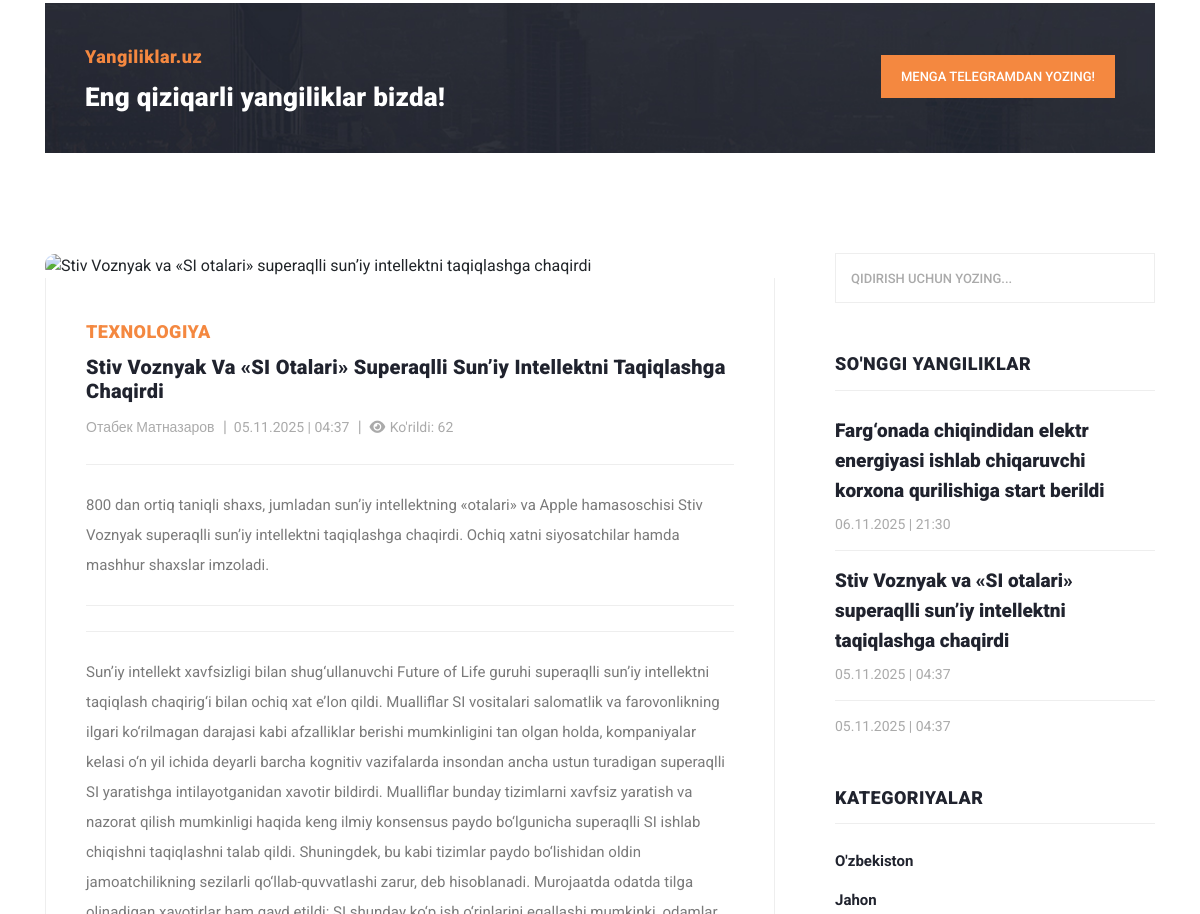
Before: /?controller=news_view&id=6 (middle part) with the older database file.
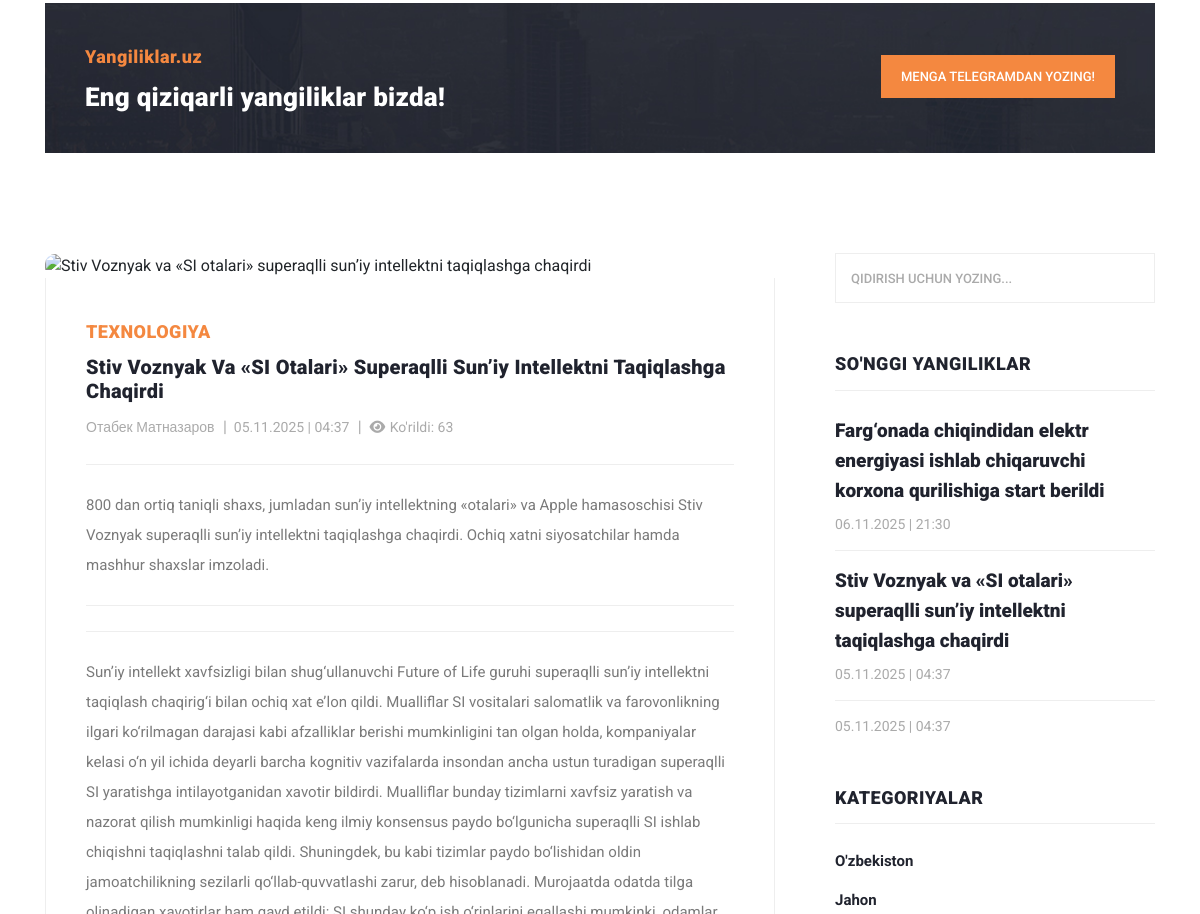
After: the same page with the newer database file.
### tables this page shows
CREATE TABLE `news`
(
    `id`          INTEGER PRIMARY KEY AUTOINCREMENT,
    `author_id`   INTEGER NOT NULL,
    `is_banner`   INTEGER DEFAULT 0 CHECK (is_banner IN (0, 1)), -- 0=yo'q, 1=ha
    `title`       TEXT    NOT NULL,
    `description` TEXT,
    `category_id` INTEGER NOT NULL,
    `image`       TEXT    DEFAULT NULL,
    `body`        TEXT    DEFAULT NULL,
    `seen_count`  INTEGER DEFAULT 0 CHECK (seen_count >= 0),
    `created_at`  TEXT    DEFAULT (datetime('now', '+5 hours')), -- sqlite da datetime turi yo'q
    `updated_at`  TEXT    DEFAULT (datetime('now', '+5 hours')),
    `status`      INTEGER DEFAULT 1 CHECK (status IN (0, 1))    -- 0=nofaol, 1=faol

);

CREATE TABLE `category`
(
    `id`     INTEGER PRIMARY KEY AUTOINCREMENT,
    `name`   TEXT NOT NULL,
    `status` BOOLEAN DEFAULT TRUE
);

CREATE TABLE `author`
(
  `id` INTEGER PRIMARY KEY AUTOINCREMENT,
  `name` VARCHAR(100) NOT NULL,
  `status` BOOLEAN DEFAULT TRUE
);

### views/view.php (called while the page is built, shortened)
<?php
require_once __DIR__ . '/widgets/header.php';
require_once __DIR__ . '/widgets/view-main-content.php';
require_once __DIR__ . '/widgets/footer.php';

### index.php (called while the page is built)
<?php
require_once __DIR__ . '/controllers/mainController.php';

### models/news.php (called while the page is built, shortened)
<?php
function getLastNews(): array
{
    global $pdo;
    $sql = "SELECT
                `N`.`id` AS `news_id`,
                `A`.`name` AS `muallif`,
                `N`.`title` AS `sarlavha`,
                `N`.`description` AS `qisqa_tavsif`,
                `C`.`name` AS `kategoriya`,
                `N`.`image` AS `rasm`,
               -- `N`.`body` AS `yangilik_matni`,
                `N`.`seen_count` AS `kurishlar_soni`,
                DATETIME(`N`.`created_at`, 'localtime') AS `yaratilgan_vaqti`  -- device localtime da vaqtni ko'rsatish
                -- `N`.`created_at` AS `yaratilgan_vaqti`      -- GMT+5 da ko'rsatish
            FROM `news` AS `N`
            JOIN `category` AS `C`
             ON `N`.`category_id` = `C`.`id`
            JOIN `author` AS `A`
            ON `N`.`author_id` = `A`.`id`
            WHERE `N`.`status` = " . ACTIVE .
        " ORDER BY `yaratilgan_vaqti` DESC
            LIMIT 3";
    $stmt = $pdo->prepare($sql);
    $stmt->execute();
    return $stmt->fetchAll(PDO::FETCH_ASSOC);
}
function getNewsById(int $id): array
{
    global $pdo;
    $sql = "SELECT
                `N`.`id` AS `news_id`,
                `A`.`name` AS `muallif`,
                `N`.`title` AS `sarlavha`,
                `N`.`description` AS `qisqa_tavsif`,
                `C`.`name` AS `kategoriya`,
                `N`.`image` AS `rasm`,
                `N`.`body` AS `yangilik_matni`,
                `N`.`seen_count` AS `kurishlar_soni`,
                DATETIME(`N`.`created_at`, 'localtime') AS `yaratilgan_vaqti`  -- device localtime da vaqtni ko'rsatish
            FROM `news` AS `N`
            LEFT JOIN `category` AS `C`
             ON `N`.`category_id` = `C`.`id` AND `C`.`status` = " . ACTIVE . "
            JOIN `author` AS `A`
            ON `N`.`author_id` = `A`.`id`
            WHERE `N`.`status` = " . ACTIVE .
        " AND `N`.`id` = :id " .
        " LIMIT 1 ; ";
    $stmt = $pdo->prepare($sql);
    $stmt->bindParam(':id', $id, PDO::PARAM_INT);
    $stmt->execute();
    return $stmt->fetch(PDO::FETCH_ASSOC);
}

### helpers.php (called while the page is built, shortened)
<?php
function getImage(string $table_name, int $id, mixed $filename): string
{
    $relativePath = "uploads/$table_name/$id/$filename";
    return '/assets/images/no_image.png';
}

### controllers/imports.php (called while the page is built, shortened)
<?php
$categories = getCategories();
$news = getLastNews();

### models/categories.php (called while the page is built)
<?php
function getCategories(): array
{
    global $pdo;
    $sql = "SELECT
                `name`
            FROM `category`
            WHERE `status` = " . ACTIVE . "
            ORDER BY `id`
            ";
    $stmt = $pdo->prepare($sql);
    $stmt->execute();
    return $stmt->fetchAll(PDO::FETCH_ASSOC);
}

### views/widgets/view-main-content.php (the view, shortened to what the changed rows need)
<section class="call-to-action">
    <div class="container">
        <div class="row">
            <div class="col-lg-12">
                <div class="main-content">
                    <div class="row">
                        <div class="col-lg-8">
                            <span><?= SITE_NAME ?? 'Bu yerda sayt nomi' ?></span>
                            <h4> <?= SLOGAN ?> </h4>
                        </div>
                        <div class="col-lg-4">
                            <div class="main-button">
                                <a href="https://t.me/settings" target="_parent">Menga Telegramdan yozing!</a>
                            </div>
                        </div>
                    </div>
                </div>
            </div>
        </div>
    </div>
</section>
<section class="blog-posts grid-system">
    <div class="container">
        <div class="row">
            <div class="col-lg-8">
                <div class="all-blog-posts">
                    <div class="row">
                        <div class="col-lg-12">
                            <div class="blog-post">
                                <div class="blog-thumb">
                                    <?php $image = getImage('news', $newsItem['news_id'], $newsItem['rasm']); ?>
                                    <a>
                                        <img src="<?= $image; ?>"
                                             style="height: 322px; width: 730px; object-fit: cover"
                                             alt="<?= $newsItem['sarlavha']; ?> ">
                                    </a>
                                </div>
                                <div class="down-content">
                                    <span> <?= $newsItem['kategoriya']; ?> </span>
                                    <a><h4> <?= $newsItem['sarlavha'] ?> </h4></a>
                                    <ul class="post-info">
                                        <li><a href="#"> <?= $newsItem['muallif'] ?> </a></li>
                                        <li>
                                            <a> <?= date('d.m.Y  |  H:i', strtotime($newsItem['yaratilgan_vaqti'])); ?> </a>
                                        </li>
                                        <li><a> <i class="fas fa-eye"></i>
                                                Ko'rildi: <?= $newsItem['kurishlar_soni']; ?> </a></li>
                                    </ul>
                                    <p> <?= $newsItem['qisqa_tavsif'] ?> </p>
                                    <p> <?= $newsItem['yangilik_matni'] ?> </p>
                                </div>
                            </div>
                        </div>
                    </div>
                </div>
            </div>
            <div class="col-lg-4">
                <?php require_once __DIR__ . '/sidebar.php'; ?>
            </div>
        </div>
    </div>
</section>

### views/widgets/sidebar.php (shortened to what the changed rows need)
<div class="sidebar">
    <div class="row">
        <div class="col-lg-12">
            <div class="sidebar-item search">
                <form id="search_form" name="gs" method="GET" action="#">
                    <input type="text" name="q" class="searchText" placeholder="qidirish uchun yozing..."
                           autocomplete="on">
                </form>
            </div>
        </div>
        <div class="col-lg-12">
            <div class="sidebar-item recent-posts">
                <div class="sidebar-heading">
                    <h2>So'nggi yangiliklar</h2>
                </div>
                <div class="content">
                    <ul>
                        <?php if (!empty($news)): ?>
                            <?php foreach ($news as $news_item): ?>
                                <li>
                                    <a href="?controller=news_view&id=<?= htmlspecialchars($news_item['news_id']) ?>">
                                        <h5> <?= htmlspecialchars($news_item['sarlavha']); ?> </h5>
                                        <span><?= date('d.m.Y  |  H:i', strtotime($news_item['yaratilgan_vaqti'])); ?></span>
                                    </a>
                                </li>
                            <?php endforeach; ?>
                        <?php else: echo 'news massivi null!'; ?>
                        <?php endif; ?>
                    </ul>
                </div>
            </div>
        </div>
        <div class="col-lg-12">
            <div class="sidebar-item categories">
                <div class="sidebar-heading">
                    <h2>Kategoriyalar</h2>
                </div>
                <div class="content">
                    <ul>
                        <?php if (!empty($categories)): ?>
                            <?php foreach ($categories as $category): ?>
                                <li><a href="#"> <?= $category['name'] ?> </a></li>
                            <?php endforeach; ?>
                        <?php endif; ?>
                    </ul>
                </div>
            </div>
        </div>
    </div>
</div>

Changed rows visible on the page:
changed news "Stiv Voznyak va «SI otalari» superaqlli sun’iy intellektni taqiqlashga chaqirdi": seen_count "62" → "63"
